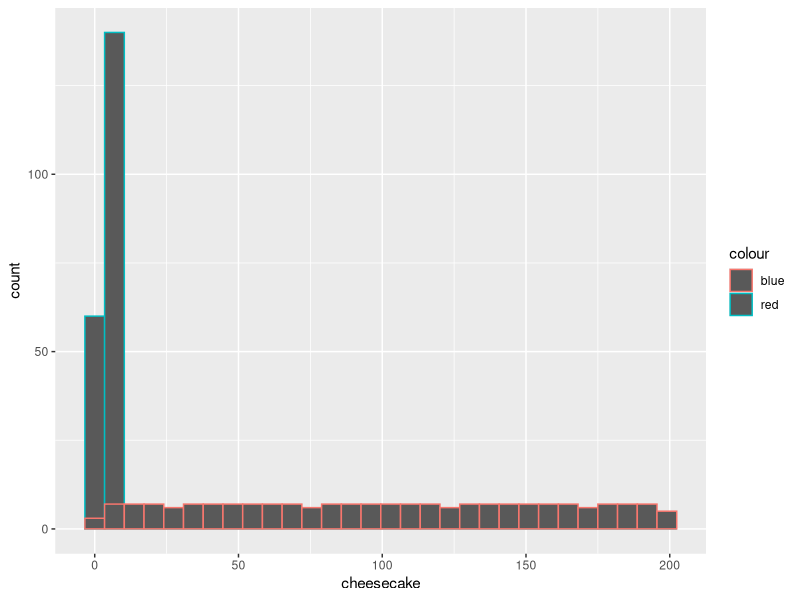
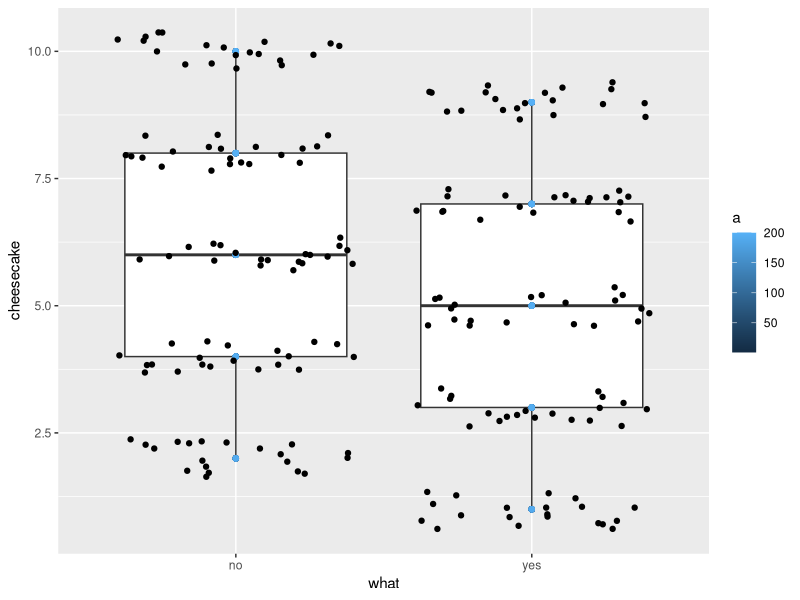
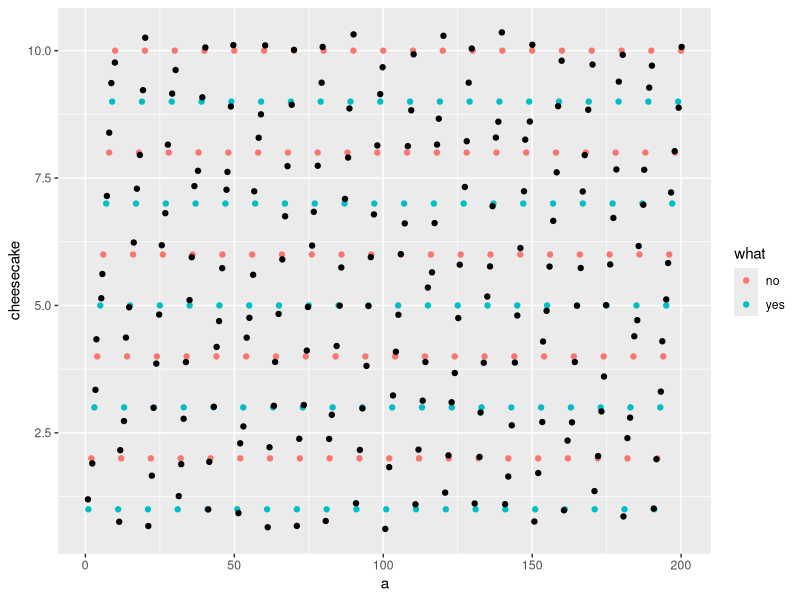
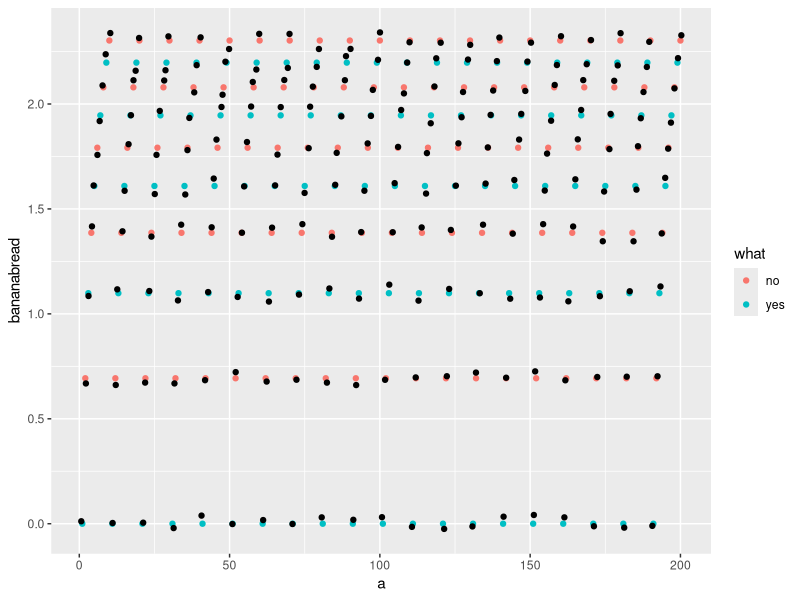

These figures' R source, in order:
a<-1:200
cheesecake<-rep(1:10, 20)
a_cheesecake<-data.frame(a,cheesecake)
head(a_cheesecake)
library(ggplot2)
g1<- ggplot(a_cheesecake, aes(x=cheesecake,col="red"))+geom_histogram()+geom_histogram(aes(x=a, col="blue"))
g1
a_cheesecake$what<-rep(c("yes","no"),100)
g2<-ggplot(a_cheesecake, aes(x=what, y=cheesecake))+geom_boxplot()+geom_point(aes(col=a))+geom_jitter()
g2
g3<-ggplot(a_cheesecake, aes(x=a, y=cheesecake))+geom_point(aes(col=what))+geom_jitter()
g3
a_cheesecake$bananabread<-log(cheesecake)
g4<-ggplot(a_cheesecake, aes(x=a, y=bananabread))+geom_point(aes(col=what))+geom_jitter()
g4
